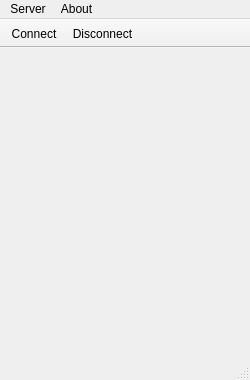
<?xml version="1.0" encoding="UTF-8"?>
<ui version="4.0">
 <class>MainWindow</class>
 <widget class="QMainWindow" name="MainWindow">
  <property name="geometry">
   <rect>
    <x>0</x>
    <y>0</y>
    <width>250</width>
    <height>380</height>
   </rect>
  </property>
  <property name="minimumSize">
   <size>
    <width>250</width>
    <height>380</height>
   </size>
  </property>
  <property name="maximumSize">
   <size>
    <width>250</width>
    <height>380</height>
   </size>
  </property>
  <property name="windowTitle">
   <string>Simple chat</string>
  </property>
  <property name="layoutDirection">
   <enum>Qt::LeftToRight</enum>
  </property>
  <widget class="QWidget" name="centralWidget"/>
  <widget class="QMenuBar" name="menuBar">
   <property name="geometry">
    <rect>
     <x>0</x>
     <y>0</y>
     <width>250</width>
     <height>22</height>
    </rect>
   </property>
   <widget class="QMenu" name="menuServer">
    <property name="title">
     <string>Server</string>
    </property>
    <addaction name="actionConnect"/>
    <addaction name="actionDisconnect"/>
   </widget>
   <widget class="QMenu" name="menuAbout">
    <property name="title">
     <string>About</string>
    </property>
    <addaction name="actionAbout"/>
   </widget>
   <addaction name="menuServer"/>
   <addaction name="menuAbout"/>
  </widget>
  <widget class="QStatusBar" name="statusBar"/>
  <widget class="QToolBar" name="toolBar">
   <property name="windowTitle">
    <string>toolBar</string>
   </property>
   <property name="movable">
    <bool>false</bool>
   </property>
   <property name="floatable">
    <bool>false</bool>
   </property>
   <attribute name="toolBarArea">
    <enum>TopToolBarArea</enum>
   </attribute>
   <attribute name="toolBarBreak">
    <bool>false</bool>
   </attribute>
   <addaction name="actionConnect"/>
   <addaction name="actionDisconnect"/>
  </widget>
  <action name="actionConnect">
   <property name="text">
    <string>Connect</string>
   </property>
  </action>
  <action name="actionDisconnect">
   <property name="text">
    <string>Disconnect</string>
   </property>
  </action>
  <action name="actionAbout_simple_chat">
   <property name="text">
    <string>About simple chat</string>
   </property>
  </action>
  <action name="actionAbout">
   <property name="text">
    <string>About</string>
   </property>
  </action>
 </widget>
 <layoutdefault spacing="6" margin="11"/>
 <resources/>
 <connections/>
</ui>
